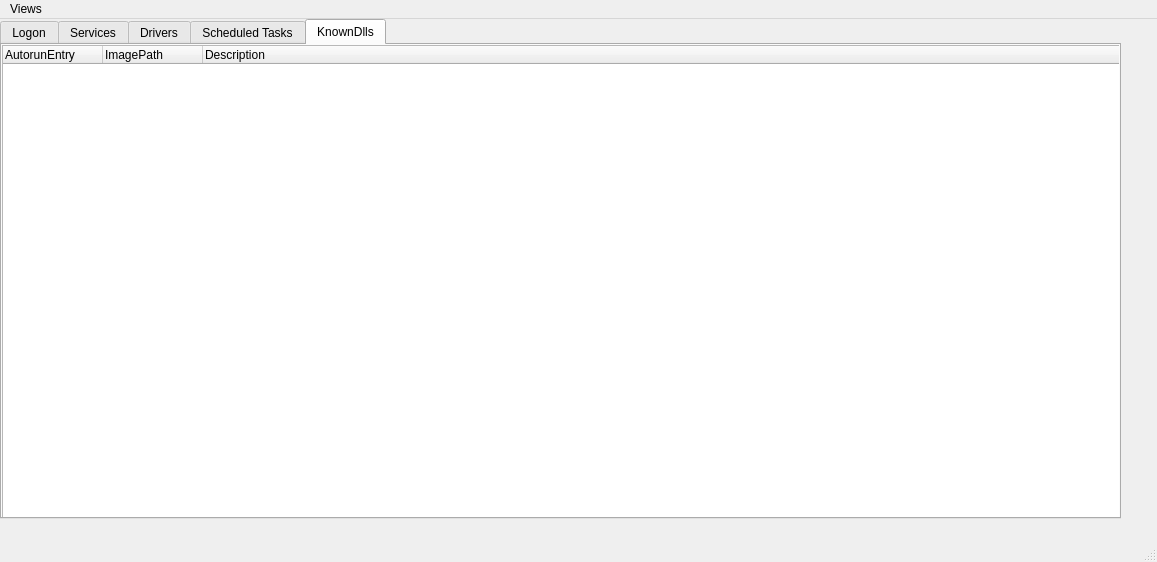
<?xml version="1.0" encoding="UTF-8"?>
<ui version="4.0">
 <class>MainWindow</class>
 <widget class="QMainWindow" name="MainWindow">
  <property name="geometry">
   <rect>
    <x>0</x>
    <y>0</y>
    <width>1157</width>
    <height>562</height>
   </rect>
  </property>
  <property name="windowTitle">
   <string>MainWindow</string>
  </property>
  <widget class="QWidget" name="centralwidget">
   <widget class="QTabWidget" name="tabWidget">
    <property name="geometry">
     <rect>
      <x>0</x>
      <y>0</y>
      <width>1121</width>
      <height>500</height>
     </rect>
    </property>
    <property name="currentIndex">
     <number>4</number>
    </property>
    <widget class="QWidget" name="tab">
     <attribute name="title">
      <string>Logon</string>
     </attribute>
     <widget class="QTreeWidget" name="treeWidget">
      <property name="geometry">
       <rect>
        <x>0</x>
        <y>0</y>
        <width>1121</width>
        <height>500</height>
       </rect>
      </property>
      <column>
       <property name="text">
        <string>AutorunEntry</string>
       </property>
       <property name="font">
        <font>
         <pointsize>9</pointsize>
        </font>
       </property>
      </column>
      <column>
       <property name="text">
        <string>ImagePath</string>
       </property>
       <property name="font">
        <font>
         <pointsize>9</pointsize>
        </font>
       </property>
      </column>
      <column>
       <property name="text">
        <string>Description</string>
       </property>
       <property name="font">
        <font>
         <pointsize>9</pointsize>
        </font>
       </property>
      </column>
     </widget>
    </widget>
    <widget class="QWidget" name="tab_2">
     <attribute name="title">
      <string>Services</string>
     </attribute>
     <widget class="QTreeWidget" name="treeWidget_2">
      <property name="geometry">
       <rect>
        <x>0</x>
        <y>0</y>
        <width>1121</width>
        <height>500</height>
       </rect>
      </property>
      <column>
       <property name="text">
        <string>AutorunEntry</string>
       </property>
       <property name="font">
        <font>
         <pointsize>9</pointsize>
        </font>
       </property>
      </column>
      <column>
       <property name="text">
        <string>ImagePath</string>
       </property>
       <property name="font">
        <font>
         <pointsize>9</pointsize>
        </font>
       </property>
      </column>
      <column>
       <property name="text">
        <string>DisplayName</string>
       </property>
       <property name="font">
        <font>
         <pointsize>9</pointsize>
        </font>
       </property>
      </column>
      <column>
       <property name="text">
        <string>Description</string>
       </property>
      </column>
      <column>
       <property name="text">
        <string>Dll</string>
       </property>
      </column>
     </widget>
    </widget>
    <widget class="QWidget" name="tab_3">
     <attribute name="title">
      <string>Drivers</string>
     </attribute>
     <widget class="QTreeWidget" name="treeWidget_3">
      <property name="geometry">
       <rect>
        <x>0</x>
        <y>0</y>
        <width>1121</width>
        <height>500</height>
       </rect>
      </property>
      <column>
       <property name="text">
        <string>AutorunEntry</string>
       </property>
       <property name="font">
        <font>
         <pointsize>9</pointsize>
        </font>
       </property>
      </column>
      <column>
       <property name="text">
        <string>ImagePath</string>
       </property>
       <property name="font">
        <font>
         <pointsize>9</pointsize>
        </font>
       </property>
      </column>
      <column>
       <property name="text">
        <string>DisplayName</string>
       </property>
       <property name="font">
        <font>
         <pointsize>9</pointsize>
        </font>
       </property>
      </column>
      <column>
       <property name="text">
        <string>Description</string>
       </property>
      </column>
     </widget>
    </widget>
    <widget class="QWidget" name="tab_4">
     <attribute name="title">
      <string>Scheduled Tasks</string>
     </attribute>
     <widget class="QTreeWidget" name="treeWidget_4">
      <property name="geometry">
       <rect>
        <x>0</x>
        <y>0</y>
        <width>1121</width>
        <height>500</height>
       </rect>
      </property>
      <column>
       <property name="text">
        <string>AutorunEntry</string>
       </property>
       <property name="font">
        <font>
         <pointsize>9</pointsize>
        </font>
       </property>
      </column>
      <column>
       <property name="text">
        <string>ImagePath</string>
       </property>
       <property name="font">
        <font>
         <pointsize>9</pointsize>
        </font>
       </property>
      </column>
      <column>
       <property name="text">
        <string>State</string>
       </property>
       <property name="font">
        <font>
         <pointsize>9</pointsize>
        </font>
       </property>
      </column>
     </widget>
    </widget>
    <widget class="QWidget" name="tab_5">
     <attribute name="title">
      <string>KnownDlls</string>
     </attribute>
     <widget class="QTreeWidget" name="treeWidget_5">
      <property name="geometry">
       <rect>
        <x>0</x>
        <y>0</y>
        <width>1121</width>
        <height>500</height>
       </rect>
      </property>
      <column>
       <property name="text">
        <string>AutorunEntry</string>
       </property>
       <property name="font">
        <font>
         <pointsize>9</pointsize>
        </font>
       </property>
      </column>
      <column>
       <property name="text">
        <string>ImagePath</string>
       </property>
       <property name="font">
        <font>
         <pointsize>9</pointsize>
        </font>
       </property>
      </column>
      <column>
       <property name="text">
        <string>Description</string>
       </property>
       <property name="font">
        <font>
         <pointsize>9</pointsize>
        </font>
       </property>
      </column>
     </widget>
    </widget>
   </widget>
  </widget>
  <widget class="QStatusBar" name="statusbar"/>
  <widget class="QMenuBar" name="menubar">
   <property name="geometry">
    <rect>
     <x>0</x>
     <y>0</y>
     <width>1157</width>
     <height>26</height>
    </rect>
   </property>
   <widget class="QMenu" name="menuFile">
    <property name="title">
     <string>Views</string>
    </property>
    <addaction name="action11"/>
    <addaction name="actionOpen"/>
   </widget>
   <addaction name="menuFile"/>
  </widget>
  <action name="actionOpen">
   <property name="text">
    <string>Open...</string>
   </property>
  </action>
  <action name="action11">
   <property name="text">
    <string>logon</string>
   </property>
  </action>
 </widget>
 <resources/>
 <connections/>
</ui>
